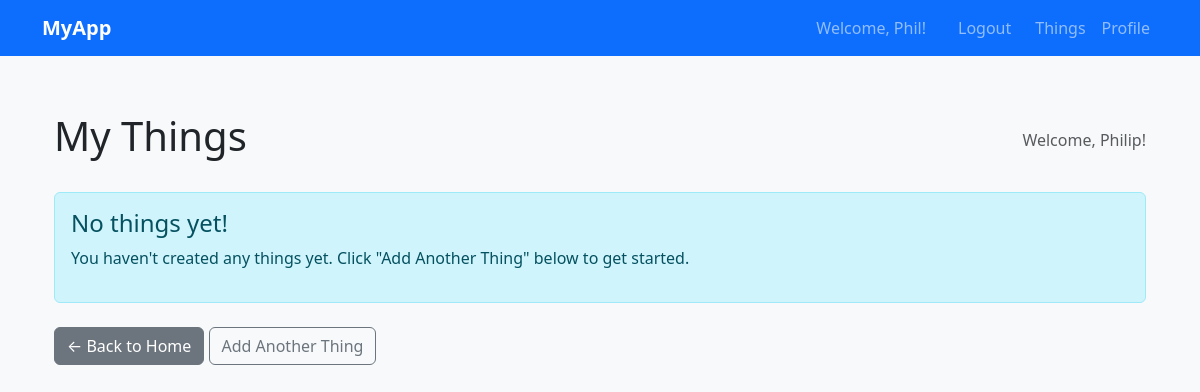
/things (signed in), run on an earlier commit of the app's database.
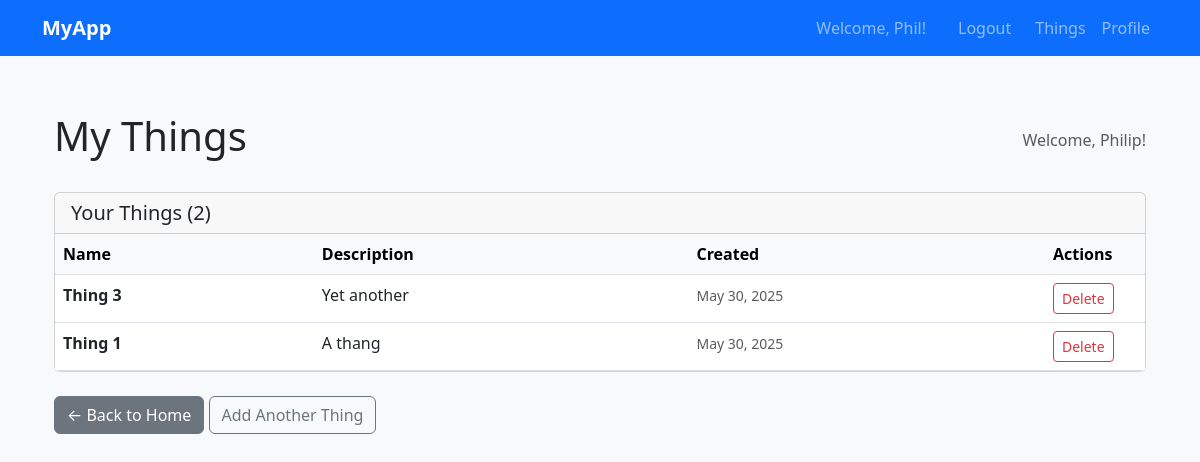
And on a later commit of the database.
### accounts/models.py (models this page shows, shortened)
class UserProfile(models.Model):
    user = models.OneToOneField(User, on_delete=models.CASCADE)
    given_name = models.CharField(max_length=100)
    surname = models.CharField(max_length=100)
    serial_number = models.CharField(max_length=50, unique=True, default=uuid.uuid4)

### things/models.py (models this page shows, shortened)
class Thing(models.Model):
    name = models.CharField(max_length=200)
    description = models.TextField(blank=True, null=True)
    user_profile = models.ForeignKey(UserProfile, on_delete=models.CASCADE, related_name='things')
    created_at = models.DateTimeField(auto_now_add=True)
    updated_at = models.DateTimeField(auto_now=True)
    class Meta:
        ordering = ['-created_at']

### things/views.py (the view)
# urls.py: path('things', thing_list, name='thing_list'),
@login_required
def thing_list(request):
    print("getting thing list")
    """Display list of user's things"""
    user_profile = request.user.userprofile
    things = Thing.objects.filter(user_profile=user_profile)
    context = {
        'things': things,
        'user_profile': user_profile
    }
    print("getting thing list")
    return render(request, 'things/thing_list.html', context)

### things/templates/things/thing_list.html (shortened to what this page needs)
{% extends 'base.html' %}
{% load widget_tweaks %}
{% block content %}
<div class="container mt-4">
    <div class="row">
        <div class="col-12">
            <div class="d-flex justify-content-between align-items-center mb-4">
                <h1>My Things</h1>
                <span class="text-muted">Welcome, {{ user_profile.given_name }}!</span>
            </div>
            {% if things %}
            <div class="card">
                <div class="card-header">
                    <h5 class="mb-0">Your Things (<span id="thing-count">{{ things.count }}</span>)</h5>
                </div>
                <div class="card-body p-0">
                    <div class="table-responsive">
                        <table class="table table-hover mb-0">
                            <thead class="table-light">
                                <tr>
                                    <th>Name</th>
                                    <th>Description</th>
                                    <th>Created</th>
                                    <th width="100">Actions</th>
                                </tr>
                            </thead>
                            <tbody id="things-tbody">
                                {% for thing in things %}
                                <tr id="thing-{{ thing.id }}">
                                    <td>
                                        <strong>{{ thing.name }}</strong>
                                    </td>
                                    <td>
                                        {% if thing.description %}
                                            {{ thing.description|truncatewords:10 }}
                                        {% else %}
                                            <em class="text-muted">No description</em>
                                        {% endif %}
                                    </td>
                                    <td>
                                        <small class="text-muted">
                                            {{ thing.created_at|date:"M d, Y" }}
                                        </small>
                                    </td>
                                    <td>
                                        <button
                                            class="btn btn-sm btn-outline-danger"
                                            hx-delete="{% url 'things:delete' thing.id %}"
                                            hx-headers='{"X-CSRFToken": "{{ csrf_token }}"}'
                                            hx-target="#thing-{{ thing.id }}"
                                            hx-swap="outerHTML"
                                            hx-confirm="Are you sure you want to delete '{{ thing.name }}'?"
                                            hx-on::after-request="if(event.detail.successful) document.getElementById('thing-count').textContent = parseInt(document.getElementById('thing-count').textContent) - 1"
                                            title="Delete {{ thing.name }}">
                                             Delete
                                        </button>
                                    </td>
                                </tr>
                                {% endfor %}
                            </tbody>
                        </table>
                    </div>
                </div>
            </div>
            {% else %}
            <div id="empty-state" class="alert alert-info" role="alert">
                <h4 class="alert-heading">No things yet!</h4>
                <p>You haven't created any things yet. Click "Add Another Thing" below to get started.</p>
            </div>
            {% endif %}
            <div class="mt-4">
                <a href="/" class="btn btn-secondary">← Back to Home</a>
                <button class="btn btn-outline-secondary" type="button"
                        data-bs-toggle="collapse" data-bs-target="#collapseThingForm"
                        aria-expanded="false" aria-controls="collapseThingForm">
                    Add Another Thing
                </button>
            </div>
        </div>
    </div>
</div>
{% endblock %}

### templates/base.html (shortened to what this page needs)
{% load static %}
<!DOCTYPE html>
<html lang="en">
<head>
    <link href="https://cdn.jsdelivr.net/npm/bootstrap@5.3.0/dist/css/bootstrap.min.css" rel="stylesheet">
    <link rel="stylesheet" href="{% static 'css/styles.css' %}">
</head>
<body>
    <nav class="navbar navbar-expand-lg navbar-dark bg-primary">
        <div class="container">
            <a class="navbar-brand" href="{% if user.is_authenticated %}{% url 'home' %}{% else %}{% url 'login' %}{% endif %}">
                MyApp
            </a>
            <div class="navbar-nav ms-auto">
                {% if user.is_authenticated %}
                    <span class="navbar-text me-3">
                        Welcome, {{ user.username }}!
                    </span>
                    <form method="post" action="{% url 'logout' %}" class="d-inline">
                        <button type="submit" class="nav-button">Logout</button>
                    </form>
                <a class="nav-link" href="{% url 'things:thing_list' %}">Things</a>
                <a class="nav-link" href="{% url 'user_profile' %}">Profile</a>
                {% else %}
                    <a class="nav-link" href="{% url 'login' %}">Login</a>
                    <a class="nav-link" href="{% url 'register' %}">Register</a>
                {% endif %}
            </div>
        </div>
    </nav>
    <div class="container main-content">
        {% block content %}
        {% endblock %}
    </div>
</body>
</html>

### static/css/styles.css (style rules this page uses)
.nav-button { background: none !important; border: none !important; padding: 0.5rem 1rem !important; color: rgba(255,255,255,.55) !important; text-decoration: none !important; font-size: 1rem !important; font-weight: 400 !important; line-height: inherit !important; cursor: pointer; }
.navbar-brand { font-weight: bold; }
body { background-color: #f8f9fa; }
.main-content { padding-top: 2rem; padding-bottom: 2rem; }

What changed in the data, as far as the page shows it:
added Thing: name "Thing 3", description "Yet another", created_at "May 30, 2025"
added Thing: name "Thing 1", description "A thang", created_at "May 30, 2025"
Also different on the page:
{{ things.count }}: (not shown) → "2"
text no longer shown: "No things yet! You haven't created any things yet. Click \"Add Another Thing\" below to get started."
text now shown: "Your Things ( ) Name Description Created Actions"
